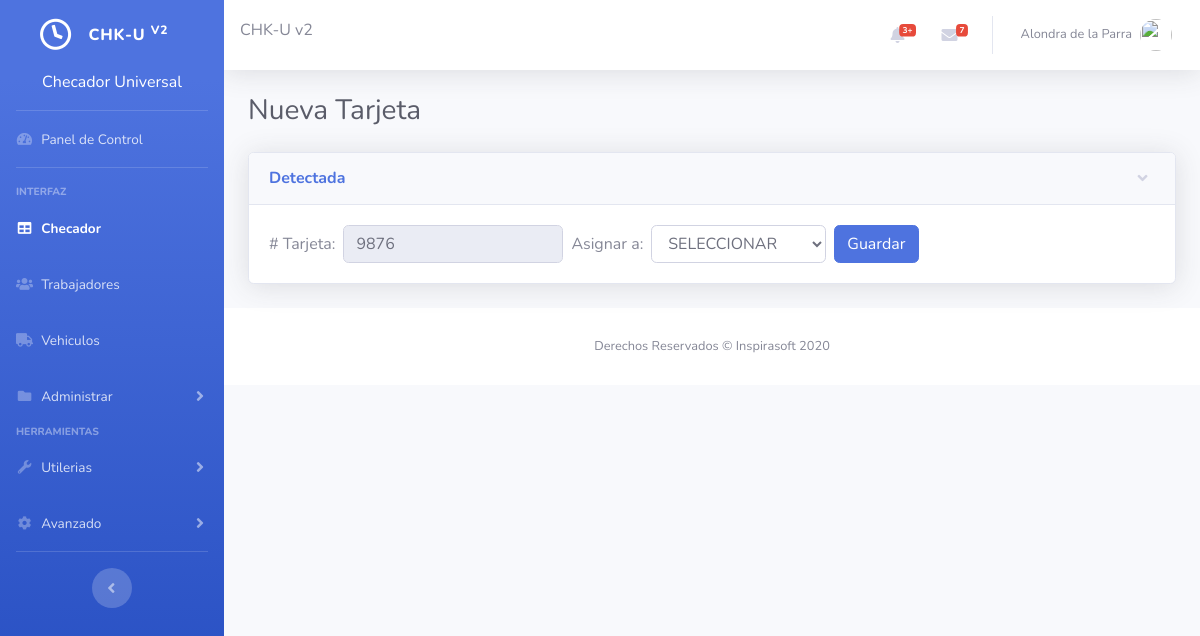
/nueva-tarjeta.php, run on an earlier commit of the app's database.
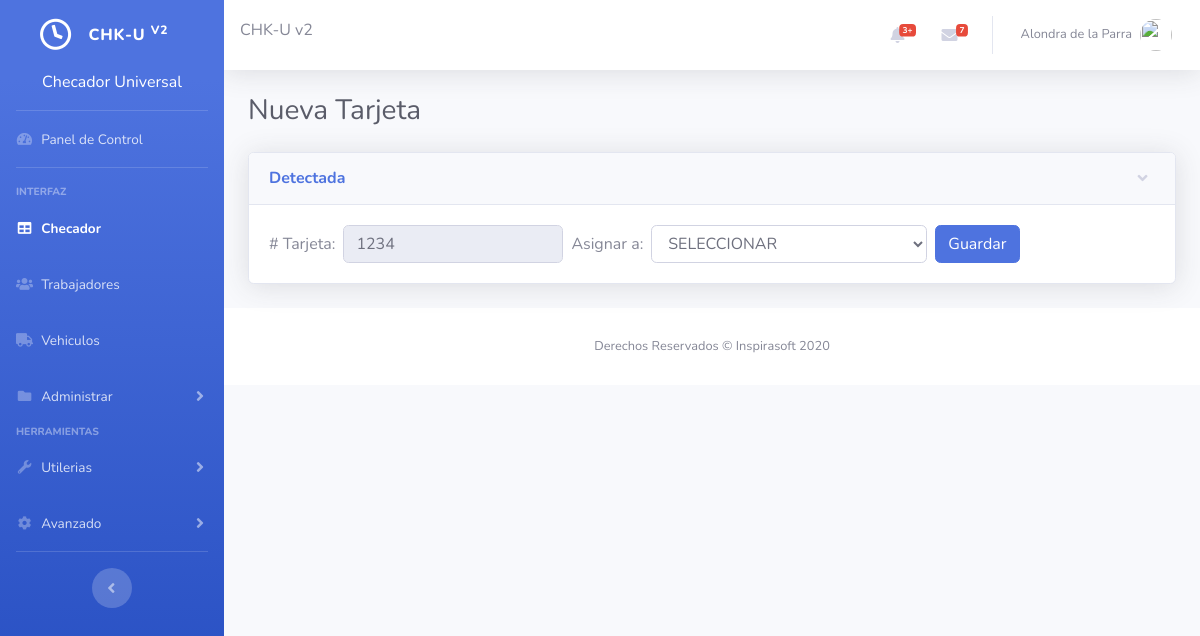
And on a later commit of the database.
### tables this page shows
CREATE TABLE `new` (
  `id` int(1) NOT NULL,
  `tarjeta` varchar(16) DEFAULT NULL,
  `conocida` varchar(4) DEFAULT NULL
);

### conex.php (called while the page is built, shortened)
<?php
function sql_result($consulta, $fila, $campo)
{
	$i = 0;
	while ($resultados = mysqli_fetch_array($consulta)) {
		if ($i == $fila) {
			$result = $resultados[$campo];
		}
		$i++;
	}
	return $result;
}

### nueva-tarjeta.php (the view, shortened to what this page needs)
<?php
require_once "conex.php";
?>
<!DOCTYPE html>
<html lang="en">
<head>
  <link href="vendor/fontawesome-free/css/all.min.css" rel="stylesheet" type="text/css">
  <link href="css/sb-admin-2.min.css" rel="stylesheet">
</head>
<body id="page-top">
  <div id="wrapper">
    <?php include_once "sidebar.php";?>
    <div id="content-wrapper" class="d-flex flex-column">
      <div id="content">
        <?php include_once "navbar.php"; ?>
        <div class="container-fluid">
          <h1 class="h3 mb-4 text-gray-800">Nueva Tarjeta</h1>
              <div class="card shadow mb-4">
                <a href="#newcard" class="d-block card-header py-3" data-toggle="collapse" role="button" aria-expanded="true" aria-controls="collapseCardExample">
                  <h6 class="m-0 font-weight-bold text-primary">Detectada</h6>
                </a>
                <div class="collapse show" id="newcard">
                  <div class="card-body">
                    <form class="form-inline" action="" method="POST">
                      <label for="tarjeta" class="mr-sm-2"># Tarjeta:</label>
                      <?php
                        $query=mysqli_query($conexion, "SELECT * FROM new");
                        $tarjeta=sql_result($query, 0, "tarjeta");
                      ?>
                      <input type="text" class="form-control mr-sm-2" id="tarjeta" name="tarjeta" value="<?php echo $tarjeta; ?>" readonly>
                      <label for="trabajador" class="mr-sm-2">Asignar a:</label>
                      <select id="trabajador" class="form-control mr-sm-2" name="trabajador">
                        <?php
                          echo "<option value='SELECCIONAR'>SELECCIONAR</option>";
                        ?>
                      </select>
                      <button type="submit" class="btn btn-primary">Guardar</button>
                    </form>
                  </div>
                </div>
              </div>
        </div>
      </div>
      <?php include_once "footer.php"; ?>
</body>
</html>

What changed in the data, as far as the page shows it:
changed new: tarjeta "9876" → "1234"
